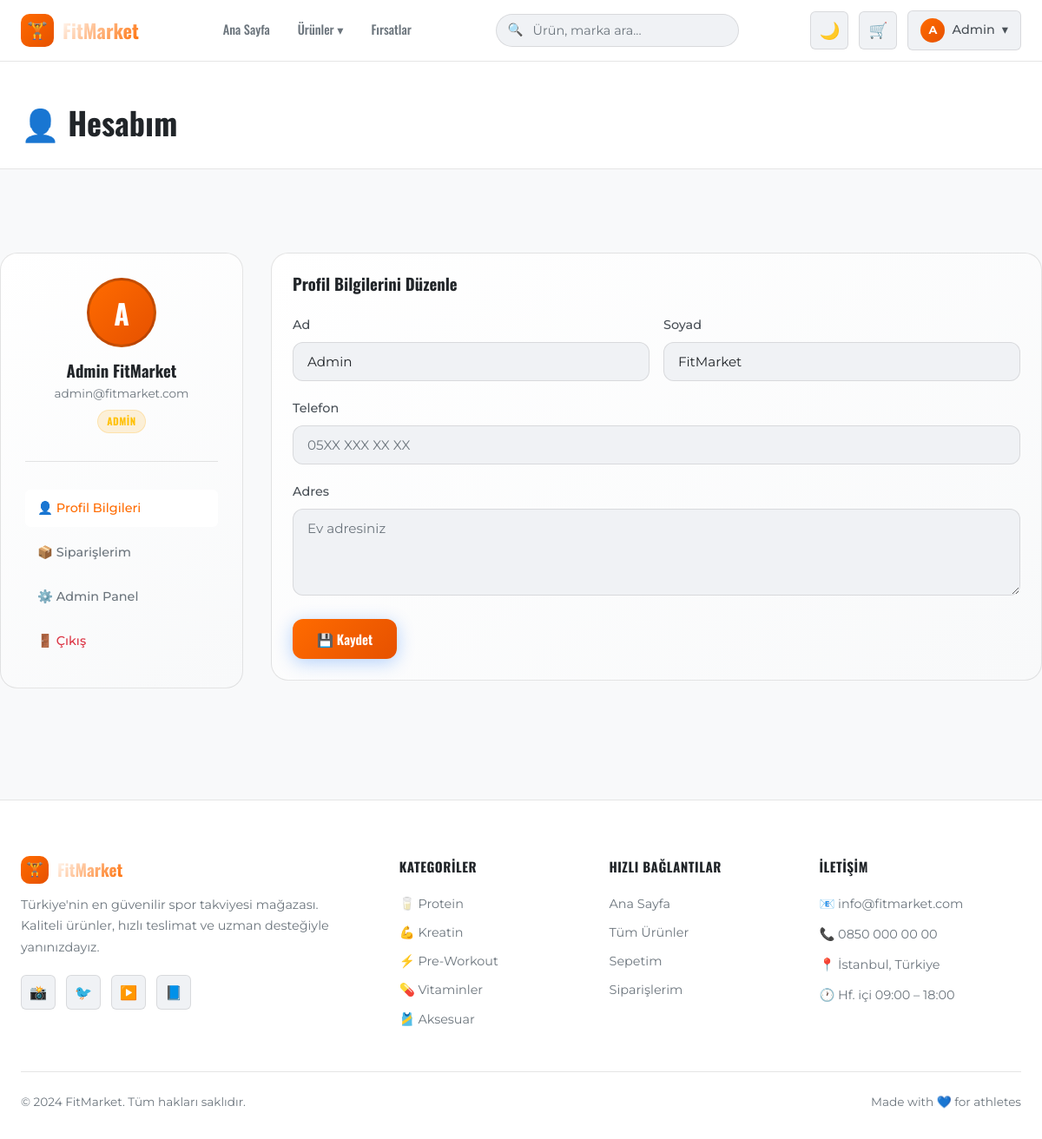
Screenshot of /profile/ (signed in) with the database file from the repository.
### app/models/user.py (models this page shows, shortened)
class User(UserMixin, db.Model):
    __tablename__ = 'users'
    id = db.Column(db.Integer, primary_key=True)
    username = db.Column(db.String(80), unique=True, nullable=False)
    email = db.Column(db.String(120), unique=True, nullable=False)
    password_hash = db.Column(db.String(256), nullable=False)
    first_name = db.Column(db.String(80))
    last_name = db.Column(db.String(80))
    phone = db.Column(db.String(20))
    address = db.Column(db.Text)
    is_admin = db.Column(db.Boolean, default=False)
    created_at = db.Column(db.DateTime, default=datetime.utcnow)
    orders = db.relationship('Order', backref='user', lazy='dynamic')
    cart_items = db.relationship('CartItem', backref='user', lazy='dynamic', cascade='all, delete-orphan')
    reviews = db.relationship('Review', backref='user', lazy='dynamic')
    @property
    def full_name(self):
        if self.first_name and self.last_name:
            return f"{self.first_name} {self.last_name}"
        return self.username

### app/models/product.py (models this page shows, shortened)
class Category(db.Model):
    __tablename__ = 'categories'
    id = db.Column(db.Integer, primary_key=True)
    name = db.Column(db.String(100), unique=True, nullable=False)
    slug = db.Column(db.String(100), unique=True, nullable=False)
    description = db.Column(db.Text)
    icon = db.Column(db.String(50), default='🏋️')
    products = db.relationship('Product', backref='category', lazy='dynamic')

### app/routes/profile.py (the view)
@profile_bp.route('/')
@login_required
def profile():
    return render_template('profile/profile.html')

### app/models/user.py (called while the page is built)
@login_manager.user_loader
def load_user(user_id):
    return db.session.get(User, int(user_id))

### app/templates/profile/profile.html (shortened to what this page needs)
{% extends "base.html" %}
{% block content %}
<div class="page-header">
  <div class="container">
    <h1>👤 Hesabım</h1>
  </div>
</div>
<div class="container section-sm">
  <div class="profile-layout">
    <div class="profile-sidebar">
      <div class="profile-avatar">{{ (current_user.first_name or current_user.username)[0].upper() }}</div>
      <h3 style="margin-bottom:4px;">{{ current_user.full_name }}</h3>
      <p style="color:var(--text-muted); font-size:0.85rem;">{{ current_user.email }}</p>
      {% if current_user.is_admin %}
      <span class="badge badge-warning" style="margin-top:8px;">Admin</span>
      {% endif %}
      <div class="divider"></div>
      <nav style="display:flex; flex-direction:column; gap:4px; text-align:left;">
        <a href="{{ url_for('profile.profile') }}" class="admin-nav-item active">👤 Profil Bilgileri</a>
        <a href="{{ url_for('profile.orders') }}" class="admin-nav-item">📦 Siparişlerim</a>
        {% if current_user.is_admin %}
        <a href="{{ url_for('admin.dashboard') }}" class="admin-nav-item">⚙️ Admin Panel</a>
        {% endif %}
        <a href="{{ url_for('auth.logout') }}" class="admin-nav-item" style="color:var(--danger);">🚪 Çıkış</a>
      </nav>
    </div>
    <div>
      <div class="card">
        <div class="card-body">
          <h3 style="margin-bottom:24px;">Profil Bilgilerini Düzenle</h3>
          <form method="post" action="{{ url_for('profile.update') }}">
            <div class="form-row">
              <div class="form-group">
                <label class="form-label">Ad</label>
                <input type="text" name="first_name" class="form-control" value="{{ current_user.first_name or '' }}">
              </div>
              <div class="form-group">
                <label class="form-label">Soyad</label>
                <input type="text" name="last_name" class="form-control" value="{{ current_user.last_name or '' }}">
              </div>
            </div>
            <div class="form-group">
              <label class="form-label">Telefon</label>
              <input type="tel" name="phone" class="form-control" value="{{ current_user.phone or '' }}" placeholder="05XX XXX XX XX">
            </div>
            <div class="form-group">
              <label class="form-label">Adres</label>
              <textarea name="address" class="form-control" rows="3" placeholder="Ev adresiniz">{{ current_user.address or '' }}</textarea>
            </div>
            <button type="submit" class="btn btn-primary">💾 Kaydet</button>
          </form>
        </div>
      </div>
    </div>
  </div>
</div>
{% endblock %}

### app/templates/base.html (shortened to what this page needs)
<!DOCTYPE html>
<html lang="tr">
<head>
  <link rel="stylesheet" href="{{ url_for('static', filename='css/main.css') }}">
  <link rel="stylesheet" href="{{ url_for('static', filename='css/components.css') }}">
  <link rel="stylesheet" href="{{ url_for('static', filename='css/pages.css') }}">
</head>
<body>
<nav class="navbar">
  <div class="container">
    <div class="navbar-inner">
      <a href="{{ url_for('main.index') }}" class="navbar-brand">
        <div class="navbar-logo-icon">🏋️</div>
        <span class="navbar-brand-text">FitMarket</span>
      </a>
      <ul class="navbar-nav" id="navMenu">
        <li><a href="{{ url_for('main.index') }}" class="nav-link {% if request.endpoint == 'main.index' %}active{% endif %}">Ana Sayfa</a></li>
        <li class="nav-dropdown">
          <a href="{{ url_for('products.list_products') }}" class="nav-link">Ürünler ▾</a>
        </li>
        <li><a href="{{ url_for('products.list_products', sort='price_asc') }}" class="nav-link">Fırsatlar</a></li>
      </ul>
      <form action="{{ url_for('products.list_products') }}" method="get" class="navbar-search" id="searchForm">
        <span class="navbar-search-icon">🔍</span>
        <input type="text" name="q" placeholder="Ürün, marka ara..." value="{{ request.args.get('q', '') }}" autocomplete="off">
      </form>
      <div class="navbar-actions">
        <button id="themeToggleBtn" class="cart-btn" title="Tema Değiştir" style="font-size: 1.2rem; cursor: pointer;">
          <span class="theme-icon-dark" style="display: none;">🌙</span>
        </button>
        <a href="{{ url_for('cart.view_cart') }}" class="cart-btn" title="Sepetim">
          🛒
        </a>
        {% if current_user.is_authenticated %}
        <div class="nav-dropdown">
          <a href="#" class="user-btn">
            <div class="user-avatar">{{ (current_user.first_name or current_user.username)[0].upper() }}</div>
            <span>{{ current_user.first_name or current_user.username }}</span> ▾
          </a>
        </div>
        {% else %}
        <a href="{{ url_for('auth.login') }}" class="btn btn-outline btn-sm">Giriş</a>
        <a href="{{ url_for('auth.register') }}" class="btn btn-primary btn-sm">Kayıt Ol</a>
        {% endif %}
      </div>
    </div>
  </div>
</nav>
<main>
  {% block content %}{% endblock %}
</main>
<footer class="footer">
  <div class="container">
    <div class="footer-grid">
      <div class="footer-brand">
        <a href="{{ url_for('main.index') }}" class="navbar-brand" style="margin-bottom: 0; display: inline-flex;">
          <div class="navbar-logo-icon" style="width:32px;height:32px;font-size:1rem;">🏋️</div>
          <span class="navbar-brand-text" style="font-size:1.2rem;">FitMarket</span>
        </a>
        <p>Türkiye'nin en güvenilir spor takviyesi mağazası. Kaliteli ürünler, hızlı teslimat ve uzman desteğiyle yanınızdayız.</p>
        <div class="social-links">
          <a href="#" class="social-link" title="Instagram">📸</a>
          <a href="#" class="social-link" title="Twitter">🐦</a>
          <a href="#" class="social-link" title="YouTube">▶️</a>
          <a href="#" class="social-link" title="Facebook">📘</a>
        </div>
      </div>
      <div>
        <p class="footer-title">Kategoriler</p>
        <div class="footer-links">
          {% for cat in all_categories %}
          <a href="{{ url_for('products.list_products', category=cat.slug) }}">{{ cat.icon }} {{ cat.name }}</a>
          {% endfor %}
        </div>
      </div>
      <div>
        <p class="footer-title">Hızlı Bağlantılar</p>
        <div class="footer-links">
          <a href="{{ url_for('main.index') }}">Ana Sayfa</a>
          <a href="{{ url_for('products.list_products') }}">Tüm Ürünler</a>
          <a href="{{ url_for('cart.view_cart') }}">Sepetim</a>
          {% if current_user.is_authenticated %}
          <a href="{{ url_for('profile.orders') }}">Siparişlerim</a>
          {% else %}
          <a href="{{ url_for('auth.login') }}">Giriş Yap</a>
          <a href="{{ url_for('auth.register') }}">Kayıt Ol</a>
          {% endif %}
        </div>
      </div>
      <div>
        <p class="footer-title">İletişim</p>
        <div class="footer-links" style="gap: 12px;">
          <span style="color: var(--text-muted); font-size: 0.9rem;">📧 info@fitmarket.com</span>
          <span style="color: var(--text-muted); font-size: 0.9rem;">📞 0850 000 00 00</span>
          <span style="color: var(--text-muted); font-size: 0.9rem;">📍 İstanbul, Türkiye</span>
          <span style="color: var(--text-muted); font-size: 0.9rem;">🕐 Hf. içi 09:00 – 18:00</span>
        </div>
      </div>
    </div>
    <div class="footer-bottom">
      <span>© 2024 FitMarket. Tüm hakları saklıdır.</span>
      <span>Made with 💙 for athletes</span>
    </div>
  </div>
</footer>
</body>
</html>

### app/static/css/main.css (style rules this page uses)
:root { --primary: #FF6B00; --primary-light: #FF9100; --primary-dark: #E65100; --accent: #FF6B00; --accent-glow: rgba(255, 107, 0, 0.25); --bg: #f8f9fa; --bg-2: #ffffff; --surface: #ffffff; --surface-2: #f0f2f5; --surface-3: #e4e6eb; --border: rgba(0, 0, 0, 0.1); --border-hover: rgba(0, 0, 0, 0.2); --text: #212529; --text-muted: #6c757d; --text-light: #495057; --success: #198754; --warning: #ffc107; --danger: #dc3545; --info: #0dcaf0; --gradient-hero: linear-gradient(135deg, #f8f9fa 0%, #e9ecef 100%); --gradient-card: linear-gradient(145deg, #ffffff, #f8f9fa); --gradient-btn: linear-gradient(135deg, #FF6B00, #E65100); --gradient-accent: linear-gradient(135deg, #FF6B00, #FFB300); --radius-sm: 6px; --radius-md: 12px; --radius-lg: 20px; --radius-xl: 32px; --shadow-sm: 0 2px 8px rgba(0, 0, 0, 0.05); --shadow-md: 0 8px 32px rgba(0, 0, 0, 0.08); --shadow-lg: 0 16px 64px rgba(0, 0, 0, 0.12); --shadow-glow: 0 0 32px rgba(255, 107, 0, 0.15); --nav-bg: rgba(255, 255, 255, 0.95); --overlay-bg: rgba(255, 255, 255, 0.85); --transition: all 0.3s cubic-bezier(0.4, 0, 0.2, 1); --font: 'Oswald', sans-serif; --font-body: 'Montserrat', sans-serif; }
*, *::before, *::after { box-sizing: border-box; margin: 0; padding: 0; }
html { scroll-behavior: smooth; font-size: 16px; }
body { font-family: var(--font-body); background: var(--bg); color: var(--text); line-height: 1.6; min-height: 100vh; overflow-x: hidden; }
h1, h2, h3, h4, h5, h6 { font-family: var(--font); font-weight: 700; line-height: 1.2; color: var(--text); }
a { color: var(--accent); text-decoration: none; transition: var(--transition); }
ul { list-style: none; }
button { cursor: pointer; font-family: inherit; }
input, textarea, select { font-family: inherit; }
.container { max-width: 1280px; margin: 0 auto; padding: 0 24px; }
.section-sm { padding: 48px 0; }
.btn { display: inline-flex; align-items: center; justify-content: center; gap: 8px; padding: 12px 28px; border: none; border-radius: var(--radius-md); font-size: 0.95rem; font-weight: 600; font-family: var(--font); cursor: pointer; transition: var(--transition); text-decoration: none; white-space: nowrap; }
.btn-primary { background: var(--gradient-btn); color: #ffffff; box-shadow: 0 4px 20px rgba(13, 110, 253, 0.3); }
.badge { display: inline-flex; align-items: center; padding: 3px 10px; border-radius: 20px; font-size: 0.72rem; font-weight: 700; font-family: var(--font); letter-spacing: 0.5px; text-transform: uppercase; }
.badge-warning { background: rgba(255, 170, 0, 0.15); color: var(--warning); border: 1px solid rgba(255, 170, 0, 0.2); }
.card { background: var(--gradient-card); border: 1px solid var(--border); border-radius: var(--radius-lg); overflow: hidden; transition: var(--transition); }
.card-body { padding: 24px; }
.form-group { margin-bottom: 20px; }
.form-label { display: block; font-size: 0.9rem; font-weight: 500; color: var(--text-light); margin-bottom: 8px; }
.form-control { width: 100%; background: var(--surface-2); border: 1px solid var(--border); border-radius: var(--radius-md); padding: 12px 16px; color: var(--text); font-size: 0.95rem; transition: var(--transition); outline: none; }
.form-control::placeholder { color: var(--text-muted); }
textarea.form-control { resize: vertical; min-height: 100px; }
.page-header { background: linear-gradient(135deg, var(--bg-2) 0%, var(--surface) 100%); border-bottom: 1px solid var(--border); padding: 48px 0 32px; margin-bottom: 48px; }
.page-header h1 { font-size: clamp(1.6rem, 3vw, 2.5rem); }
.divider { height: 1px; background: var(--border); margin: 32px 0; }

### rows the page displays
User: first_name "A", first_name "Admin", full_name "Admin FitMarket", email "admin@fitmarket.com", last_name "FitMarket"
Category: icon "🥛", name "Protein"
Category: icon "💪", name "Kreatin"
Category: icon "⚡", name "Pre-Workout"
Category: icon "💊", name "Vitaminler"
Category: icon "🎽", name "Aksesuar"
